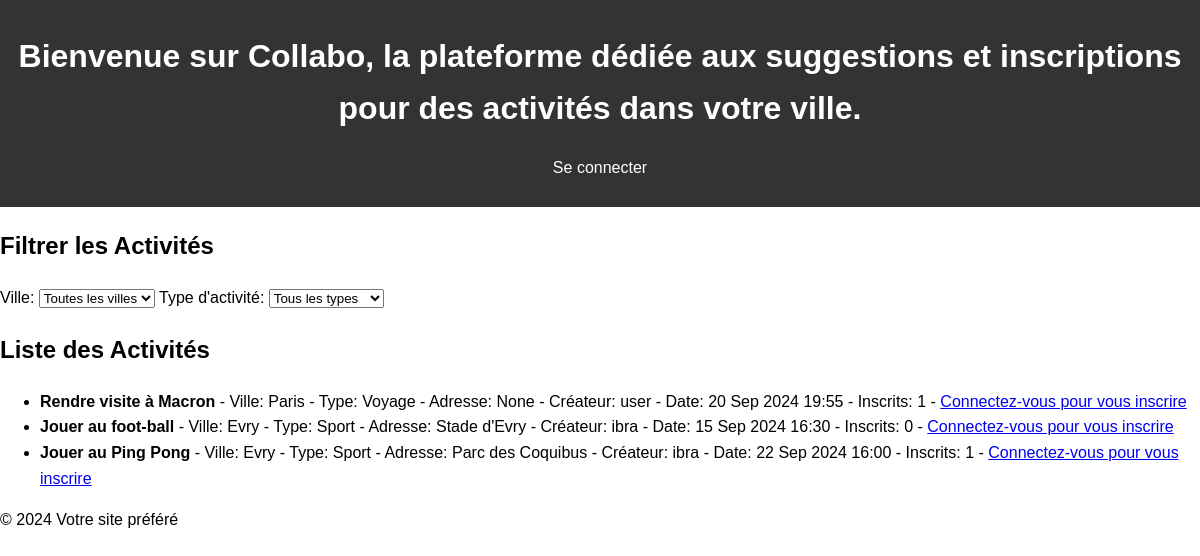
Before: /activites/ with the older database file.
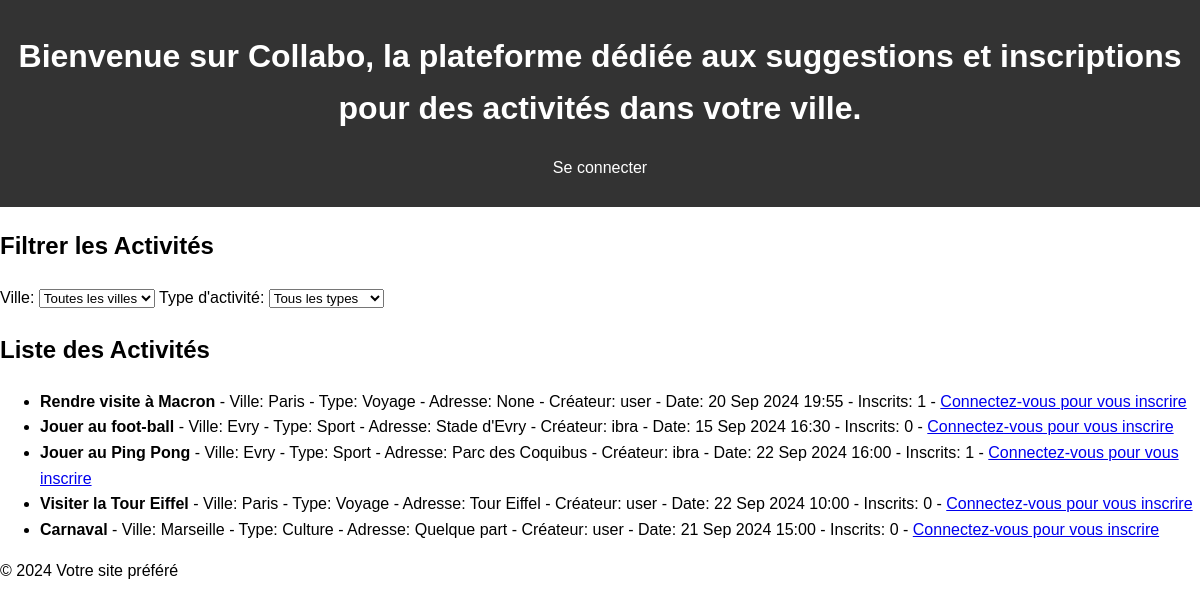
After: the same page with the newer database file.
### public/models.py (models this page shows, shortened)
class Activite(models.Model):
    nom = models.CharField(max_length=280)
    createur = models.ForeignKey(User, on_delete=models.CASCADE)
    ville = models.ForeignKey(Ville, on_delete=models.CASCADE)
    type = models.ForeignKey(TypeActivite, on_delete=models.CASCADE)
    date = models.DateTimeField()
    adresse = models.CharField(max_length=280, null=True)

class Ville(models.Model):
    nom = models.CharField(max_length=100)

class TypeActivite(models.Model):
    type = models.CharField(max_length=100, null=True, blank=True)   # Assurez-vous que ce champ existe

### public/views.py (the view)
# urls.py: path('activites/', views.activite_list, name='activite_list'),
def activite_list(request):
    ville_id = request.GET.get('ville')
    type_id = request.GET.get('type')
    activites = Activite.objects.all()
    if ville_id:
        activites = activites.filter(ville_id=ville_id)
    if type_id:
        activites = activites.filter(type_id=type_id)
    types_activites = TypeActivite.objects.all()
    villes = Ville.objects.all()
    context = {
        'types_activites': types_activites,
        'villes': villes,
        'activites': activites,
        'selected_ville': ville_id,
        'selected_type': type_id,
    }
    return render(request, 'activite_list.html', context)

### public/templates/activite_list.html (shortened to what this page needs)
{% extends 'base.html' %}
{% block content %}
    <h2>Filtrer les Activités</h2>
    <form method="get" action="{% url 'activite_list' %}">
        <label for="ville">Ville:</label>
        <select id="ville" name="ville" onchange="this.form.submit()">
            <option value="">Toutes les villes</option>
        </select>
        <label for="type">Type d'activité:</label>
        <select id="type" name="type" onchange="this.form.submit()">
            <option value="">Tous les types</option>
        </select>
    </form>
    <h2>Liste des Activités</h2>
    {% if activites %}
        <ul>
            {% for activite in activites %}
                <li>
                    <strong>{{ activite.nom }}</strong>
                    - Ville: {{ activite.ville.nom }}
                    - Type: {{ activite.type.type }}
                    - Adresse: {{ activite.adresse }}
                    - Créateur: {{ activite.createur.username }}
                    - Date: {{ activite.date|date:"d M Y H:i" }}
                    - Inscrits: {{ activite.registration_set.count }}
                    {% if user.is_authenticated %}
                        {% if user == activite.createur %}
                            - <a href="{% url 'inscription_activite_list' activite.id %}">Voir les inscrits</a>
                            - <a href="{% url 'supprimer_activite' activite.id %}">Supprimer</a>
                        {% else %}
                            - <a href="{% url 'inscription_activite' activite.id %}">S'inscrire</a>
                        {% endif %}
                    {% else %}
                        - <a href="{% url 'login' %}">Connectez-vous pour vous inscrire</a>
                    {% endif %}
                </li>
            {% endfor %}
        </ul>
    {% else %}
        <p>Aucune activité ne correspond à vos critères.</p>
    {% endif %}
{% endblock %}

### public/templates/base.html (shortened to what this page needs)
<!DOCTYPE html>
<html>
<head>
    {% load static %}
    <link rel="stylesheet" href="{% static 'css/style.css' %}">
</head>
<body>
    <header>
        <h1>Bienvenue sur Collabo, la plateforme dédiée aux suggestions et inscriptions pour des activités dans votre ville.</h1>
        {% if user.is_authenticated %}
            <p>Bienvenue, {{ user.username }} | <a href="{% url 'creer_activite' %}">Créer une activité</a> | <a href="{% url 'activite_list' %}">Voir la liste des activités</a>
                <form method="post" action="{% url 'logout' %}">
                {% csrf_token %}
                <button type="submit">Déconnexion</button>
            </form>
             </p>
        {% else %}
            <p><a href="{% url 'login' %}">Se connecter</a> </p>
        {% endif %}
    </header>
    <div class="content">
        {% block content %}
        {% endblock %}
    </div>
    <footer>
        <p>&copy; 2024 Votre site préféré </p>
    </footer>
</body>
</html>

### public/static/css/style.css (style rules this page uses)
body { font-family: Arial, sans-serif; line-height: 1.6; margin: 0; padding: 0; }
header { background: #333; color: #fff; padding: 10px 0; text-align: center; }
header a { color: #fff; text-decoration: none; padding: 0 10px; }

Changed rows visible on the page:
added Activite: nom "Visiter la Tour Eiffel", ville.nom "Paris", type.type "Voyage", adresse "Tour Eiffel", createur.username "user", date "22 Sep 2024 10:00", registration_set.count "0"
added Activite: nom "Carnaval", ville.nom "Marseille", type.type "Culture", adresse "Quelque part", createur.username "user", date "21 Sep 2024 15:00", registration_set.count "0"
